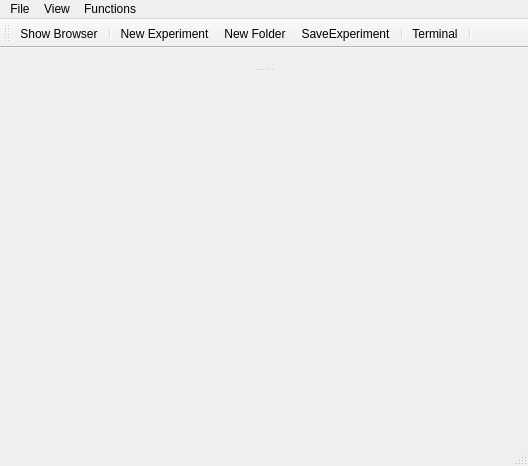
<?xml version="1.0" encoding="UTF-8"?>
<ui version="4.0">
 <class>MainWindow</class>
 <widget class="QMainWindow" name="MainWindow">
  <property name="geometry">
   <rect>
    <x>0</x>
    <y>0</y>
    <width>528</width>
    <height>466</height>
   </rect>
  </property>
  <property name="sizePolicy">
   <sizepolicy hsizetype="Expanding" vsizetype="Expanding">
    <horstretch>0</horstretch>
    <verstretch>0</verstretch>
   </sizepolicy>
  </property>
  <property name="windowTitle">
   <string>GUI Dock</string>
  </property>
  <property name="windowIcon">
   <iconset>
    <normaloff>icons/red_light.png</normaloff>icons/red_light.png</iconset>
  </property>
  <widget class="QWidget" name="centralwidget">
   <property name="sizePolicy">
    <sizepolicy hsizetype="Expanding" vsizetype="Expanding">
     <horstretch>0</horstretch>
     <verstretch>0</verstretch>
    </sizepolicy>
   </property>
   <layout class="QVBoxLayout" name="verticalLayout"/>
  </widget>
  <widget class="QMenuBar" name="menubar">
   <property name="geometry">
    <rect>
     <x>0</x>
     <y>0</y>
     <width>528</width>
     <height>21</height>
    </rect>
   </property>
   <widget class="QMenu" name="menuFile">
    <property name="title">
     <string>File</string>
    </property>
    <widget class="QMenu" name="menuVerbose">
     <property name="title">
      <string>Verbose</string>
     </property>
     <addaction name="actionWarn"/>
     <addaction name="actionInfo"/>
     <addaction name="actionDebug"/>
    </widget>
    <addaction name="menuVerbose"/>
    <addaction name="actionSaveSettings"/>
    <addaction name="actionRecallSettings"/>
    <addaction name="actionCloseExperiment"/>
    <addaction name="actionExit"/>
   </widget>
   <widget class="QMenu" name="menuView">
    <property name="title">
     <string>View</string>
    </property>
    <addaction name="actionNightMode"/>
    <addaction name="separator"/>
    <addaction name="separator"/>
   </widget>
   <widget class="QMenu" name="menuFunctions">
    <property name="title">
     <string>Functions</string>
    </property>
   </widget>
   <addaction name="menuFile"/>
   <addaction name="menuView"/>
   <addaction name="menuFunctions"/>
  </widget>
  <widget class="QStatusBar" name="statusbar"/>
  <widget class="QToolBar" name="toolBar">
   <property name="windowTitle">
    <string>toolBar</string>
   </property>
   <attribute name="toolBarArea">
    <enum>TopToolBarArea</enum>
   </attribute>
   <attribute name="toolBarBreak">
    <bool>false</bool>
   </attribute>
   <addaction name="actionShowBrowser"/>
   <addaction name="separator"/>
   <addaction name="actionNewExperiment"/>
   <addaction name="actionNewFolder"/>
   <addaction name="actionSaveExperiment"/>
   <addaction name="separator"/>
   <addaction name="actionTerminal"/>
   <addaction name="separator"/>
  </widget>
  <widget class="QDockWidget" name="dockWidgetAllInstruments">
   <property name="sizePolicy">
    <sizepolicy hsizetype="Expanding" vsizetype="Expanding">
     <horstretch>0</horstretch>
     <verstretch>0</verstretch>
    </sizepolicy>
   </property>
   <property name="features">
    <set>QDockWidget::NoDockWidgetFeatures</set>
   </property>
   <property name="windowTitle">
    <string notr="true"/>
   </property>
   <attribute name="dockWidgetArea">
    <number>4</number>
   </attribute>
   <widget class="QWidget" name="dockWidgetContents_2">
    <property name="sizePolicy">
     <sizepolicy hsizetype="Expanding" vsizetype="Expanding">
      <horstretch>0</horstretch>
      <verstretch>0</verstretch>
     </sizepolicy>
    </property>
   </widget>
  </widget>
  <action name="actionOn">
   <property name="icon">
    <iconset>
     <normaloff>icons/dot.png</normaloff>icons/dot.png</iconset>
   </property>
   <property name="text">
    <string>On</string>
   </property>
  </action>
  <action name="actionOff">
   <property name="icon">
    <iconset>
     <normaloff>icons/dot.png</normaloff>icons/dot.png</iconset>
   </property>
   <property name="text">
    <string>Off</string>
   </property>
  </action>
  <action name="actionShutdown">
   <property name="text">
    <string>Shutdown</string>
   </property>
  </action>
  <action name="action2x2">
   <property name="icon">
    <iconset>
     <normaloff>icons/dot.png</normaloff>icons/dot.png</iconset>
   </property>
   <property name="text">
    <string>2x2</string>
   </property>
  </action>
  <action name="action4x4">
   <property name="icon">
    <iconset>
     <normaloff>icons/dot.png</normaloff>icons/dot.png</iconset>
   </property>
   <property name="text">
    <string>4x4</string>
   </property>
  </action>
  <action name="actionNewFolder">
   <property name="icon">
    <iconset>
     <normaloff>icons/Actions-folder-new-icon.png</normaloff>icons/Actions-folder-new-icon.png</iconset>
   </property>
   <property name="text">
    <string>New Folder</string>
   </property>
  </action>
  <action name="actionNewExperiment">
   <property name="icon">
    <iconset>
     <normaloff>icons/New-Exp.png</normaloff>icons/New-Exp.png</iconset>
   </property>
   <property name="text">
    <string>New Experiment</string>
   </property>
   <property name="toolTip">
    <string>New Experiment</string>
   </property>
  </action>
  <action name="actionViewCamera">
   <property name="text">
    <string>Camera</string>
   </property>
  </action>
  <action name="actionViewFilterWheel">
   <property name="text">
    <string>Filterwheel</string>
   </property>
  </action>
  <action name="actionViewTriax">
   <property name="text">
    <string>Triax</string>
   </property>
  </action>
  <action name="action1x1">
   <property name="icon">
    <iconset>
     <normaloff>icons/dot.png</normaloff>icons/dot.png</iconset>
   </property>
   <property name="text">
    <string>1x1</string>
   </property>
  </action>
  <action name="actionShowBrowser">
   <property name="icon">
    <iconset>
     <normaloff>icons/view_tree.png</normaloff>icons/view_tree.png</iconset>
   </property>
   <property name="text">
    <string>Show Browser</string>
   </property>
  </action>
  <action name="actionViewPowerMeter">
   <property name="text">
    <string>Powermeter</string>
   </property>
  </action>
  <action name="actionViewSLM">
   <property name="text">
    <string>SLM</string>
   </property>
  </action>
  <action name="actionViewMOTMirror">
   <property name="text">
    <string>MOT Mirror</string>
   </property>
  </action>
  <action name="actionViewAOM2">
   <property name="text">
    <string>AOM2</string>
   </property>
  </action>
  <action name="actionCloseExperiment">
   <property name="text">
    <string>Close Experiment</string>
   </property>
  </action>
  <action name="actionExit">
   <property name="text">
    <string>Exit</string>
   </property>
  </action>
  <action name="actionHDF5_Browser">
   <property name="text">
    <string>HDF5 Browser</string>
   </property>
  </action>
  <action name="actionAbort">
   <property name="enabled">
    <bool>true</bool>
   </property>
   <property name="icon">
    <iconset>
     <normaloff>icons/stop.png</normaloff>icons/stop.png</iconset>
   </property>
   <property name="text">
    <string>Abort</string>
   </property>
   <property name="toolTip">
    <string>Abort</string>
   </property>
  </action>
  <action name="actionSaveExperiment">
   <property name="icon">
    <iconset>
     <normaloff>icons/Save-icon.png</normaloff>icons/Save-icon.png</iconset>
   </property>
   <property name="text">
    <string>SaveExperiment</string>
   </property>
   <property name="toolTip">
    <string>Save Experiment</string>
   </property>
   <property name="shortcut">
    <string>Ctrl+S</string>
   </property>
  </action>
  <action name="actionVerticalLP">
   <property name="checkable">
    <bool>false</bool>
   </property>
   <property name="checked">
    <bool>false</bool>
   </property>
   <property name="enabled">
    <bool>true</bool>
   </property>
   <property name="icon">
    <iconset>
     <normaloff>icons/dot.png</normaloff>icons/dot.png</iconset>
   </property>
   <property name="text">
    <string>Vertical</string>
   </property>
   <property name="iconVisibleInMenu">
    <bool>false</bool>
   </property>
  </action>
  <action name="actionHorizontalLP">
   <property name="icon">
    <iconset>
     <normaloff>icons/dot.png</normaloff>icons/dot.png</iconset>
   </property>
   <property name="text">
    <string>Horizontal</string>
   </property>
   <property name="iconVisibleInMenu">
    <bool>false</bool>
   </property>
  </action>
  <action name="actionRemoveLP">
   <property name="icon">
    <iconset>
     <normaloff>icons/dot.png</normaloff>icons/dot.png</iconset>
   </property>
   <property name="text">
    <string>Off</string>
   </property>
  </action>
  <action name="actionHistOn">
   <property name="icon">
    <iconset>
     <normaloff>icons/dot.png</normaloff>icons/dot.png</iconset>
   </property>
   <property name="text">
    <string>On</string>
   </property>
  </action>
  <action name="actionHistOff">
   <property name="icon">
    <iconset>
     <normaloff>icons/dot.png</normaloff>icons/dot.png</iconset>
   </property>
   <property name="text">
    <string>Off</string>
   </property>
  </action>
  <action name="actionNightMode">
   <property name="checkable">
    <bool>true</bool>
   </property>
   <property name="text">
    <string>Night Mode</string>
   </property>
  </action>
  <action name="actionLive">
   <property name="icon">
    <iconset>
     <normaloff>icons/play-icon.png</normaloff>icons/play-icon.png</iconset>
   </property>
   <property name="text">
    <string>live</string>
   </property>
   <property name="toolTip">
    <string>Live</string>
   </property>
  </action>
  <action name="actionLiveMenu">
   <property name="text">
    <string>Live on</string>
   </property>
  </action>
  <action name="actionAutoHist">
   <property name="checkable">
    <bool>true</bool>
   </property>
   <property name="checked">
    <bool>true</bool>
   </property>
   <property name="icon">
    <iconset>
     <normaloff>icons/autoHistogram.png</normaloff>icons/autoHistogram.png</iconset>
   </property>
   <property name="text">
    <string>Auto Hist</string>
   </property>
   <property name="toolTip">
    <string>Auto Level</string>
   </property>
  </action>
  <action name="actionROI">
   <property name="checkable">
    <bool>true</bool>
   </property>
   <property name="icon">
    <iconset>
     <normaloff>icons/ROI.png</normaloff>icons/ROI.png</iconset>
   </property>
   <property name="text">
    <string>ROI</string>
   </property>
   <property name="toolTip">
    <string>set/unset ROI</string>
   </property>
  </action>
  <action name="actionInitialise">
   <property name="text">
    <string>Initialise</string>
   </property>
  </action>
  <action name="actionKeithley">
   <property name="text">
    <string>Keithley</string>
   </property>
  </action>
  <action name="actionAutoscaleOn">
   <property name="icon">
    <iconset>
     <normaloff>icons/dot.png</normaloff>icons/dot.png</iconset>
   </property>
   <property name="text">
    <string>On</string>
   </property>
  </action>
  <action name="actionAutoscaleOff">
   <property name="icon">
    <iconset>
     <normaloff>icons/dot.png</normaloff>icons/dot.png</iconset>
   </property>
   <property name="text">
    <string>Off</string>
   </property>
   <property name="iconVisibleInMenu">
    <bool>false</bool>
   </property>
  </action>
  <action name="actionCamRestart">
   <property name="text">
    <string>Restart</string>
   </property>
  </action>
  <action name="actionKeithleyRestart">
   <property name="text">
    <string>Keithley</string>
   </property>
  </action>
  <action name="actionTerminal">
   <property name="icon">
    <iconset>
     <normaloff>icons/terminal.png</normaloff>icons/terminal.png</iconset>
   </property>
   <property name="text">
    <string>Terminal</string>
   </property>
   <property name="toolTip">
    <string>ipython</string>
   </property>
  </action>
  <action name="actionSaveSettings">
   <property name="text">
    <string>Save Settings</string>
   </property>
  </action>
  <action name="actionRecallSettings">
   <property name="text">
    <string>Recall Settings</string>
   </property>
  </action>
  <action name="actionVerbosityOn">
   <property name="icon">
    <iconset>
     <normaloff>icons/dot.png</normaloff>icons/dot.png</iconset>
   </property>
   <property name="text">
    <string>On</string>
   </property>
   <property name="iconVisibleInMenu">
    <bool>false</bool>
   </property>
  </action>
  <action name="actionVerbosityOff">
   <property name="icon">
    <iconset>
     <normaloff>icons/dot.png</normaloff>icons/dot.png</iconset>
   </property>
   <property name="text">
    <string>Off</string>
   </property>
  </action>
  <action name="actionHorLineProfile">
   <property name="checkable">
    <bool>true</bool>
   </property>
   <property name="icon">
    <iconset>
     <normaloff>icons/horLP.png</normaloff>icons/horLP.png</iconset>
   </property>
   <property name="text">
    <string>Hor Line Profile</string>
   </property>
   <property name="toolTip">
    <string>Horizontal Line Profile</string>
   </property>
  </action>
  <action name="actionVerLineProfile">
   <property name="checkable">
    <bool>true</bool>
   </property>
   <property name="icon">
    <iconset>
     <normaloff>icons/verLP.png</normaloff>icons/verLP.png</iconset>
   </property>
   <property name="text">
    <string>Ver Line Profile</string>
   </property>
   <property name="toolTip">
    <string>Vertical Line Profile</string>
   </property>
  </action>
  <action name="actionNoLineProfile">
   <property name="icon">
    <iconset>
     <normaloff>icons/NoLP.png</normaloff>icons/NoLP.png</iconset>
   </property>
   <property name="text">
    <string>Remove  Line Profile</string>
   </property>
   <property name="toolTip">
    <string>Remove Line Profile</string>
   </property>
  </action>
  <action name="actionFilterWheelReset">
   <property name="text">
    <string>Filterwheel</string>
   </property>
  </action>
  <action name="actionFlipperReset">
   <property name="text">
    <string>Flipper</string>
   </property>
  </action>
  <action name="actionMotMirrReset">
   <property name="text">
    <string>Mot Mirror</string>
   </property>
  </action>
  <action name="actionLecroyScopeReset">
   <property name="text">
    <string>Scope</string>
   </property>
  </action>
  <action name="actionTriaxReset">
   <property name="text">
    <string>Triax</string>
   </property>
  </action>
  <action name="actionPowerMeterReset">
   <property name="text">
    <string>Powermeter</string>
   </property>
  </action>
  <action name="actionAOM2Reset">
   <property name="text">
    <string>AOM2</string>
   </property>
  </action>
  <action name="actionParkerStageReset">
   <property name="text">
    <string>Parker Stage</string>
   </property>
  </action>
  <action name="actionViewLecroyScope">
   <property name="text">
    <string>Scope</string>
   </property>
  </action>
  <action name="actionIgorOpen">
   <property name="enabled">
    <bool>false</bool>
   </property>
   <property name="icon">
    <iconset>
     <normaloff>icons/igor.png</normaloff>icons/igor.png</iconset>
   </property>
   <property name="text">
    <string>Igor Open</string>
   </property>
   <property name="toolTip">
    <string>Open in Igor</string>
   </property>
  </action>
  <action name="actionViewTerminal">
   <property name="text">
    <string>Terminal</string>
   </property>
  </action>
  <action name="action8x8">
   <property name="icon">
    <iconset>
     <normaloff>icons/dot.png</normaloff>icons/dot.png</iconset>
   </property>
   <property name="text">
    <string>8x8</string>
   </property>
  </action>
  <action name="actionCropmodeOn">
   <property name="icon">
    <iconset>
     <normaloff>icons/dot.png</normaloff>icons/dot.png</iconset>
   </property>
   <property name="text">
    <string>On</string>
   </property>
  </action>
  <action name="actionCropmodeOff">
   <property name="icon">
    <iconset>
     <normaloff>icons/dot.png</normaloff>icons/dot.png</iconset>
   </property>
   <property name="text">
    <string>Off</string>
   </property>
  </action>
  <action name="actionAbortGeneralScan">
   <property name="icon">
    <iconset>
     <normaloff>icons/ScanStop.png</normaloff>
     <normalon>../icons/ScanStop.png</normalon>icons/ScanStop.png</iconset>
   </property>
   <property name="text">
    <string>AbortGeneralScan</string>
   </property>
  </action>
  <action name="actionPauseGeneralScan">
   <property name="checkable">
    <bool>true</bool>
   </property>
   <property name="icon">
    <iconset>
     <normaloff>icons/ScanPause.png</normaloff>
     <normalon>icons/ScanPlay.png</normalon>icons/ScanPause.png</iconset>
   </property>
   <property name="text">
    <string>PauseGeneralScan</string>
   </property>
  </action>
  <action name="actionHistogram">
   <property name="icon">
    <iconset>
     <normaloff>icons/dot.png</normaloff>icons/dot.png</iconset>
   </property>
   <property name="text">
    <string>Histogram</string>
   </property>
  </action>
  <action name="actionWarn">
   <property name="checkable">
    <bool>true</bool>
   </property>
   <property name="text">
    <string>Warn</string>
   </property>
  </action>
  <action name="actionInfo">
   <property name="checkable">
    <bool>true</bool>
   </property>
   <property name="checked">
    <bool>true</bool>
   </property>
   <property name="text">
    <string>Info</string>
   </property>
  </action>
  <action name="actionDebug">
   <property name="checkable">
    <bool>true</bool>
   </property>
   <property name="text">
    <string>Debug</string>
   </property>
  </action>
  <action name="actionAutofocus">
   <property name="text">
    <string>Autofocus</string>
   </property>
  </action>
  <action name="actionAutothreshold">
   <property name="text">
    <string>Autothreshold</string>
   </property>
  </action>
 </widget>
 <resources/>
 <connections/>
</ui>
